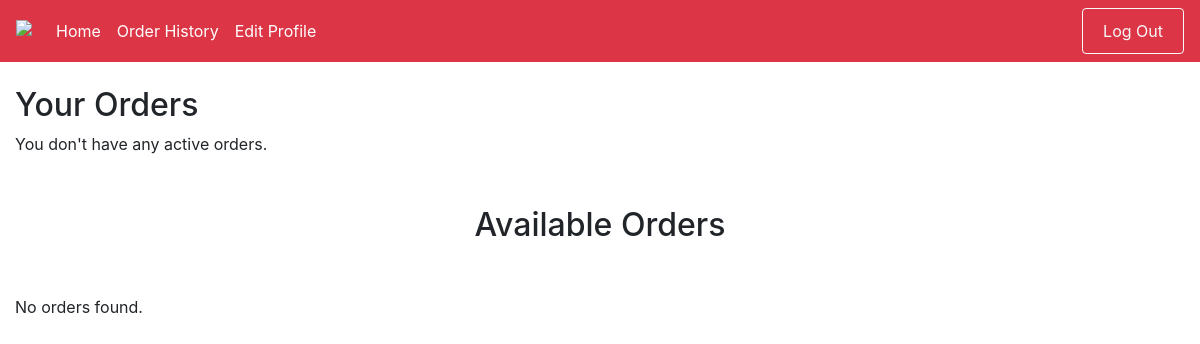
The page /users/driver_dashboard (signed in) on the database as committed earlier.
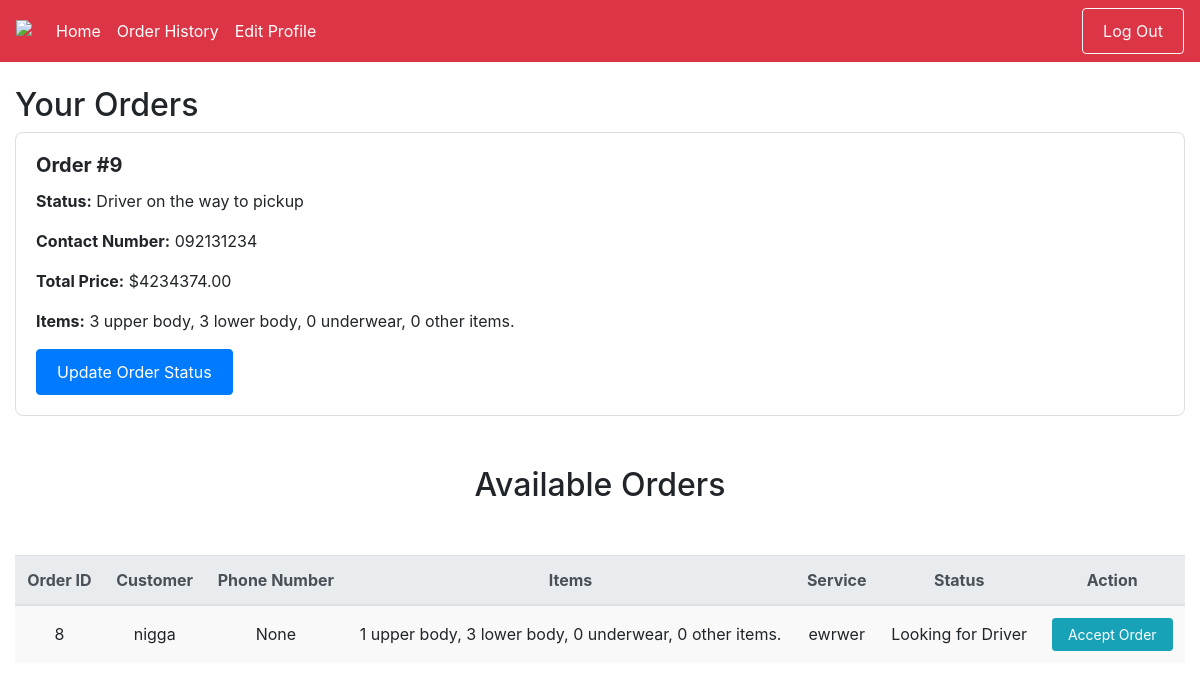
The same page on the database as committed later.
### users/models.py (models this page shows, shortened)
class Order(models.Model):
    STATUS_CHOICES = [
        ('looking_for_driver', 'Looking for Driver'),
        ('driver_on_the_way_to_pickup', 'Driver on the way to pickup'),
        ('driver_on_the_way_to_laundry', 'Driver on the way to laundry'),
        ('laundry_received', 'Laundry received'),
        ('laundry_cleaning', 'Laundry cleaning'),
        ('driver_on_the_way_to_customer', 'Driver on the way to customer'),
        ('delivered', 'Delivered'),
        ('finished', 'Finished'),
    ]
    user = models.ForeignKey(User, on_delete=models.CASCADE, null=False)
    phone_number = models.CharField(max_length=30, null=True)
    ordered_from_business = models.ForeignKey(Business, on_delete=models.CASCADE, null=False)
    service = models.ForeignKey(Service, on_delete=models.CASCADE, null=False)
    driver = models.ForeignKey(Driver, on_delete=models.CASCADE, null=True)
    upper_body_clothes = models.IntegerField(default=0)
    lower_body_clothes = models.IntegerField(default=0)
    underwear = models.IntegerField(default=0)
    other_stuff = models.IntegerField(default=0)
    order_date = models.DateTimeField(auto_now_add=True)
    total_price = models.DecimalField(max_digits=10, decimal_places=2, default=0.00)
    created_at = models.DateTimeField(default=timezone.now)
    status = models.CharField(max_length=50, choices=STATUS_CHOICES, default='looking_for_driver')

class Service(models.Model):
    business = models.ForeignKey(Business, on_delete=models.CASCADE, related_name="service_business")
    service_name = models.CharField(max_length=100)
    description = models.CharField(max_length=200)
    light_tendency_price = models.FloatField(default=0)
    light_tendency_minimum = models.FloatField(default=0)
    light_tendency_maximum = models.FloatField(default=0)
    medium_tendency_price = models.FloatField(default=0)
    medium_tendency_minimum = models.FloatField(default=0)
    medium_tendency_maximum = models.FloatField(default=0)
    heavy_tendency_price = models.FloatField(default=0)
    heavy_tendency_minimum = models.FloatField(default=0)
    heavy_tendency_maximum = models.FloatField(default=0)

### users/views.py (the view)
# urls.py: path('driver_dashboard', views.driver_dashboard, name='driver_dashboard'),
@login_required
def driver_dashboard(request):
    orders = Order.objects.filter(status__in=['looking_for_driver'])
    user_profile = UserProfile.objects.get(user=request.user)
    driver = Driver.objects.get(user_profile=user_profile)
    accepted_orders = Order.objects.filter(driver=driver).exclude(status='finished')
    return render(request, 'users/driver_dashboard.html', {
        'orders': orders,
        'accepted_orders': accepted_orders
    })

### users/templates/users/driver_dashboard.html (shortened to what this page needs)
{% extends 'users/baseDriver.html' %}
{% load static %}
{% block content %}
    <div class="container mt-4">
        <h2>Your Orders</h2>
        {% if accepted_orders %}
        {% for order in accepted_orders %}
            <div class="card mb-3">
                <div class="card-body">
                    <h5 class="card-title">Order #{{ order.id }}</h5>
                    <p><strong>Status:</strong> {{ order.get_status_display }}</p>
                    <p><strong>Contact Number:</strong> {{ order.phone_number }}</p>
                    <p><strong>Total Price:</strong> ${{ order.total_price }}</p>
                    <p><strong>Items:</strong>
                        {{ order.upper_body_clothes }} upper body,
                        {{ order.lower_body_clothes }} lower body,
                        {{ order.underwear }} underwear,
                        {{ order.other_stuff }} other items.
                    </p>
                    {% if order.status != 'finished' %}
                            <a href="{% url 'users:update_order_status' order.id %}" class="btn btn-primary">Update Order Status</a>
                    {% endif %}
                </div>
            </div>
        {% endfor %}
    {% else %}
        <p>You don't have any active orders.</p>
    {% endif %}
    </div>
    <h2 class="title">Available Orders</h2>
    <div class="container mt-4">
        {% if orders %}
            <table class="table table-striped">
                <thead class="thead-light">
                    <tr>
                        <th>Order ID</th>
                        <th>Customer</th>
                        <th>Phone Number</th>
                        <th>Items</th>
                        <th>Service</th>
                        <th>Status</th>
                        <th>Action</th>
                    </tr>
                </thead>
                <tbody>
                    {% for order in orders %}
                        <tr>
                            <td>{{ order.id }}</td>
                            <td>{{ order.user }}</td>
                            <td>{{ order.phone_number }}</td>
                            <td>{{ order.upper_body_clothes }} upper body,
                                {{ order.lower_body_clothes }} lower body,
                                {{ order.underwear }} underwear,
                                {{ order.other_stuff }} other items.
                            </td>
                            <td>{{ order.service.service_name }}</td>
                            <td>{{ order.get_status_display }}</td>
                            <td>
                                {% if order.status != 'finished' %}
                                    <a href="{% url 'users:accept_order_driver' order.id %}" class="btn btn-info btn-sm">Accept Order</a>
                                {% else %}
                                    <button class="btn btn-secondary btn-sm" disabled>Completed</button>
                                {% endif %}
                            </td>
                        </tr>
                    {% endfor %}
                </tbody>
            </table>
        {% else %}
            <p>No orders found.</p>
        {% endif %}
    </div>
{% endblock %}

### users/templates/users/baseDriver.html (shortened to what this page needs)
{% load static %}
<!DOCTYPE html>
<html lang="en">
<head>
    <link rel="stylesheet" href="https://cdn.jsdelivr.net/npm/bootstrap@4.6.2/dist/css/bootstrap.min.css">
    <link rel="stylesheet" type="text/css" href="{% static 'users/css/style.css' %}">
</head>
<body>
    <nav class="navbar navbar-expand-sm bg-danger navbar-dark">
        <a class="navbar-brand" href="{% url 'users:home' %}">
            <img src="https://img.icons8.com/?size=50&id=8472&format=png&color=000000" class="logo"/>
        </a>
        <ul class="navbar-nav mr-auto">
            <li class="nav-item active">
                <a class="nav-link" href="{% url 'users:driver_dashboard' %}">Home</a>
            </li>
            <li class="nav-item active">
                <a class="nav-link" href="{% url 'users:driver_DelivHistory' %}">Order History</a>
            </li>
            <li class="nav-item active">
                <a class="nav-link" href="{% url 'users:edit_customer_profile' %}">Edit Profile</a>
            </li>
        </ul>
        <ul class="navbar-nav">
            <li class="nav-item">
                <form action="{% url 'users:logout' %}" method="post" style="display: inline;">
                    <button type="submit" class="btn btn-outline-light">Log Out</button>
                </form>
            </li>
        </ul>
    </nav>
    <div>
        {% block content %}{% endblock %}
    </div>
</body>
</html>

### users/static/users/css/style.css (style rules this page uses)
.logo { margin-bottom: 10px; }
.title { margin: 50px; text-align: center; }
.card { border-radius: 8px; overflow: hidden; }
.card-body { padding: 20px; }
.card-title { font-size: 1.25rem; font-weight: bold; }
.btn { padding: 10px 20px; }
.btn-sm { padding: 5px 15px; }
.table th, .table td { text-align: center; vertical-align: middle; }
.table { border-collapse: collapse; }
.table-striped tbody tr:nth-child(odd) { background-color: #f9f9f9; }
.table th { background-color: #f8f9fa; }
.container { max-width: 1200px; }

Rows that differ between the two databases and show on the page:
added Order: id "9", status "Driver on the way to pickup", phone_number "092131234", total_price "4234374.00", upper_body_clothes "3", lower_body_clothes "3", underwear "0", other_stuff "0", shows "Update Order Status", shown under "Your Orders"
added Order: id "8", user "nigga", phone_number "None", upper_body_clothes "1", lower_body_clothes "3", underwear "0", other_stuff "0", service.service_name "ewrwer", status "Looking for Driver", shows "Accept Order", shown under "Available Orders"
Other text that changed with them:
text no longer shown: "You don't have any active orders. No orders found."
text now shown: "Order ID Customer Phone Number Items Service Status Action"
